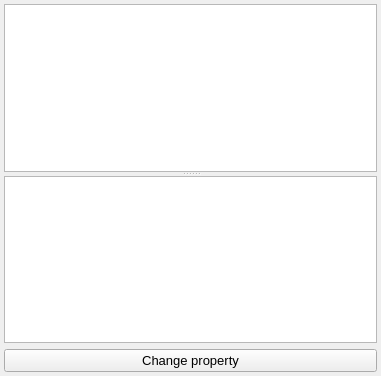
<?xml version="1.0" encoding="UTF-8"?>
<ui version="4.0">
 <class>nPhysProperties</class>
 <widget class="QMainWindow" name="nPhysProperties">
  <property name="geometry">
   <rect>
    <x>0</x>
    <y>0</y>
    <width>381</width>
    <height>376</height>
   </rect>
  </property>
  <property name="windowTitle">
   <string>Properties</string>
  </property>
  <property name="iconSize">
   <size>
    <width>20</width>
    <height>20</height>
   </size>
  </property>
  <property name="unifiedTitleAndToolBarOnMac">
   <bool>true</bool>
  </property>
  <widget class="QWidget" name="centralwidget">
   <layout class="QGridLayout" name="gridLayout">
    <property name="leftMargin">
     <number>4</number>
    </property>
    <property name="topMargin">
     <number>4</number>
    </property>
    <property name="rightMargin">
     <number>4</number>
    </property>
    <property name="bottomMargin">
     <number>4</number>
    </property>
    <item row="0" column="0">
     <widget class="QSplitter" name="splitter">
      <property name="orientation">
       <enum>Qt::Vertical</enum>
      </property>
      <widget class="QListWidget" name="propertyList">
       <property name="font">
        <font>
         <pointsize>10</pointsize>
        </font>
       </property>
       <property name="alternatingRowColors">
        <bool>true</bool>
       </property>
       <property name="selectionBehavior">
        <enum>QAbstractItemView::SelectRows</enum>
       </property>
      </widget>
      <widget class="QPlainTextEdit" name="propertyValue">
       <property name="font">
        <font>
         <pointsize>10</pointsize>
        </font>
       </property>
      </widget>
     </widget>
    </item>
    <item row="1" column="0">
     <widget class="QPushButton" name="changePhysProperty">
      <property name="font">
       <font>
        <pointsize>10</pointsize>
       </font>
      </property>
      <property name="text">
       <string>Change property</string>
      </property>
     </widget>
    </item>
   </layout>
  </widget>
 </widget>
 <resources/>
 <connections/>
</ui>
